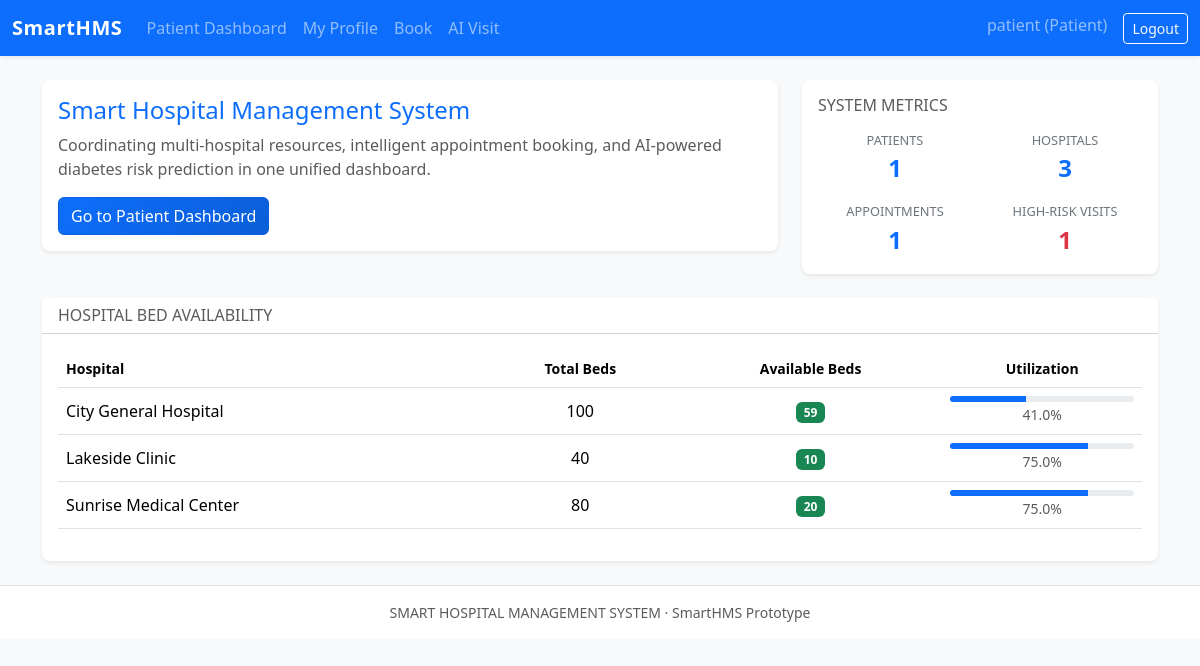
Screenshot of / (signed in) with the database file from the repository.
### models.py (models this page shows, shortened)
class User(db.Model, UserMixin):
    __tablename__ = "users"
    id = db.Column(db.Integer, primary_key=True)
    username = db.Column(db.String(64), unique=True, nullable=False)
    password_hash = db.Column(db.String(255), nullable=False)
    role = db.Column(db.String(20), nullable=False)  # admin, doctor, patient
    patient = db.relationship("Patient", backref="user", uselist=False)

class Hospital(db.Model):
    __tablename__ = "hospitals"
    id = db.Column(db.Integer, primary_key=True)
    name = db.Column(db.String(128), nullable=False, unique=True)
    total_beds = db.Column(db.Integer, nullable=False)
    available_beds = db.Column(db.Integer, nullable=False)
    appointments = db.relationship("Appointment", backref="hospital", lazy=True)

### routes.py (the view)
@main_bp.route("/")
def index():
    hospitals = Hospital.query.order_by(Hospital.name).all()
    total_patients = Patient.query.count()
    total_hospitals = Hospital.query.count()
    total_appointments = Appointment.query.count()
    high_risk_visits = Visit.query.filter_by(prediction="High Risk").count()
    return render_template(
        "index.html",
        hospitals=hospitals,
        total_patients=total_patients,
        total_hospitals=total_hospitals,
        total_appointments=total_appointments,
        high_risk_visits=high_risk_visits,
    )

### models.py (called while the page is built)
@login_manager.user_loader
def load_user(user_id):
    return User.query.get(int(user_id))

### templates/index.html (shortened to what this page needs)
{% extends "base.html" %}
{% block content %}
<div class="row mb-4">
  <div class="col-12 col-lg-8">
    <div class="card shadow-sm border-0">
      <div class="card-body">
        <h1 class="h4 mb-2 text-primary">Smart Hospital Management System</h1>
        <p class="text-muted mb-3">
          Coordinating multi-hospital resources, intelligent appointment booking, and AI-powered diabetes risk prediction in one unified dashboard.
        </p>
        <div class="d-flex flex-wrap gap-2">
          {% if not current_user.is_authenticated %}
            <a href="{{ url_for('auth.login') }}" class="btn btn-primary">Login</a>
            <a href="{{ url_for('auth.register') }}" class="btn btn-outline-primary">Register</a>
          {% else %}
            {% if current_user.role == 'patient' %}
              <a href="{{ url_for('main.patient_dashboard') }}" class="btn btn-primary">Go to Patient Dashboard</a>
            {% elif current_user.role == 'doctor' %}
              <a href="{{ url_for('main.doctor_dashboard') }}" class="btn btn-primary">Go to Doctor Dashboard</a>
            {% elif current_user.role == 'admin' %}
              <a href="{{ url_for('main.admin_dashboard') }}" class="btn btn-primary">Go to Admin Dashboard</a>
            {% endif %}
          {% endif %}
        </div>
      </div>
    </div>
  </div>
  <div class="col-12 col-lg-4 mt-3 mt-lg-0">
    <div class="card shadow-sm border-0">
      <div class="card-body">
        <h2 class="h6 text-uppercase text-muted mb-3">System Metrics</h2>
        <div class="row g-3">
          <div class="col-6">
            <div class="metric-card text-center">
              <div class="metric-label">Patients</div>
              <div class="metric-value text-primary">{{ total_patients }}</div>
            </div>
          </div>
          <div class="col-6">
            <div class="metric-card text-center">
              <div class="metric-label">Hospitals</div>
              <div class="metric-value text-primary">{{ total_hospitals }}</div>
            </div>
          </div>
          <div class="col-6">
            <div class="metric-card text-center">
              <div class="metric-label">Appointments</div>
              <div class="metric-value text-primary">{{ total_appointments }}</div>
            </div>
          </div>
          <div class="col-6">
            <div class="metric-card text-center">
              <div class="metric-label">High-Risk Visits</div>
              <div class="metric-value text-danger">{{ high_risk_visits }}</div>
            </div>
          </div>
        </div>
      </div>
    </div>
  </div>
</div>
<div class="card shadow-sm border-0">
  <div class="card-header bg-white">
    <div class="d-flex justify-content-between align-items-center">
      <h2 class="h6 mb-0 text-muted text-uppercase">Hospital Bed Availability</h2>
    </div>
  </div>
  <div class="card-body">
    {% if hospitals %}
      <div class="table-responsive">
        <table class="table align-middle">
          <thead>
            <tr class="text-muted small">
              <th>Hospital</th>
              <th class="text-center">Total Beds</th>
              <th class="text-center">Available Beds</th>
              <th class="text-center">Utilization</th>
            </tr>
          </thead>
          <tbody>
            {% for h in hospitals %}
              {% set utilization = (h.total_beds - h.available_beds) / h.total_beds * 100 if h.total_beds > 0 else 0 %}
              <tr>
                <td>{{ h.name }}</td>
                <td class="text-center">{{ h.total_beds }}</td>
                <td class="text-center">
                  <span class="badge bg-{% if h.available_beds == 0 %}danger{% elif h.available_beds < (h.total_beds * 0.2) %}warning{% else %}success{% endif %}">
                    {{ h.available_beds }}
                  </span>
                </td>
                <td class="text-center">
                  <div class="progress" style="height: 6px;">
                    <div class="progress-bar bg-primary" role="progressbar" style="width: {{ utilization|round(0) }}%;"></div>
                  </div>
                  <small class="text-muted">{{ utilization|round(0) }}%</small>
                </td>
              </tr>
            {% endfor %}
          </tbody>
        </table>
      </div>
    {% else %}
      <p class="text-muted mb-0">No hospitals configured yet. Admins can add hospitals from the Admin Dashboard.</p>
    {% endif %}
  </div>
</div>
{% endblock %}

### templates/base.html (shortened to what this page needs)
<!doctype html>
<html lang="en">
  <head>
    <link href="https://cdn.jsdelivr.net/npm/bootstrap@5.3.3/dist/css/bootstrap.min.css" rel="stylesheet">
    <link href="{{ url_for('static', filename='css/style.css') }}" rel="stylesheet">
  </head>
  <body class="bg-light">
    <nav class="navbar navbar-expand-lg navbar-dark bg-primary shadow-sm">
      <div class="container-fluid">
        <a class="navbar-brand fw-bold" href="{{ url_for('main.index') }}">
          SmartHMS
        </a>
        <div class="collapse navbar-collapse" id="navbarMain">
          <ul class="navbar-nav me-auto mb-2 mb-lg-0">
            {% if current_user.is_authenticated %}
              {% if current_user.role == 'patient' %}
                <li class="nav-item"><a class="nav-link" href="{{ url_for('main.patient_dashboard') }}">Patient Dashboard</a></li>
                <li class="nav-item"><a class="nav-link" href="{{ url_for('main.create_profile') }}">My Profile</a></li>
                <li class="nav-item"><a class="nav-link" href="{{ url_for('main.book_appointment') }}">Book</a></li>
                <li class="nav-item"><a class="nav-link" href="{{ url_for('main.visit') }}">AI Visit</a></li>
              {% elif current_user.role == 'doctor' %}
                <li class="nav-item"><a class="nav-link" href="{{ url_for('main.doctor_dashboard') }}">Doctor Dashboard</a></li>
              {% elif current_user.role == 'admin' %}
                <li class="nav-item"><a class="nav-link" href="{{ url_for('main.admin_dashboard') }}">Admin Dashboard</a></li>
                <li class="nav-item"><a class="nav-link" href="{{ url_for('main.hospitals_view') }}">Hospitals</a></li>
              {% endif %}
            {% endif %}
          </ul>
          <ul class="navbar-nav ms-auto">
            {% if current_user.is_authenticated %}
              <li class="nav-item">
                <span class="navbar-text me-3">
                  {{ current_user.username }} ({{ current_user.role|capitalize }})
                </span>
              </li>
              <li class="nav-item">
                <a class="btn btn-outline-light btn-sm" href="{{ url_for('auth.logout') }}">Logout</a>
              </li>
            {% endif %}
          </ul>
        </div>
      </div>
    </nav>
    <main class="container my-4">
      {% block content %}{% endblock %}
    </main>
    <footer class="border-top py-3 bg-white">
      <div class="container text-center small text-muted">
        SMART HOSPITAL MANAGEMENT SYSTEM &middot; SmartHMS Prototype
      </div>
    </footer>
  </body>
  </html>

### static/css/style.css (style rules this page uses)
body { font-family: system-ui, -apple-system, BlinkMacSystemFont, "Segoe UI", sans-serif; }
.navbar-brand { letter-spacing: 0.03em; }
.metric-card .metric-label { font-size: 0.8rem; text-transform: uppercase; color: #6c757d; }
.metric-card .metric-value { font-size: 1.5rem; font-weight: 600; }
.card { border-radius: 0.5rem; }
.btn-primary { background: linear-gradient(135deg, #0d6efd, #0b5ed7); border-color: #0b5ed7; }

### rows the page displays
User: username "patient", role "Patient"
Hospital: name "City General Hospital", total_beds "100", available_beds "59", utilization "41.0"
Hospital: name "Lakeside Clinic", total_beds "40", available_beds "10", utilization "75.0"
Hospital: name "Sunrise Medical Center", total_beds "80", available_beds "20", utilization "75.0"

### other values shown
{{ total_patients }} "1"
{{ total_hospitals }} "3"
{{ total_appointments }} "1"
{{ high_risk_visits }} "1"
